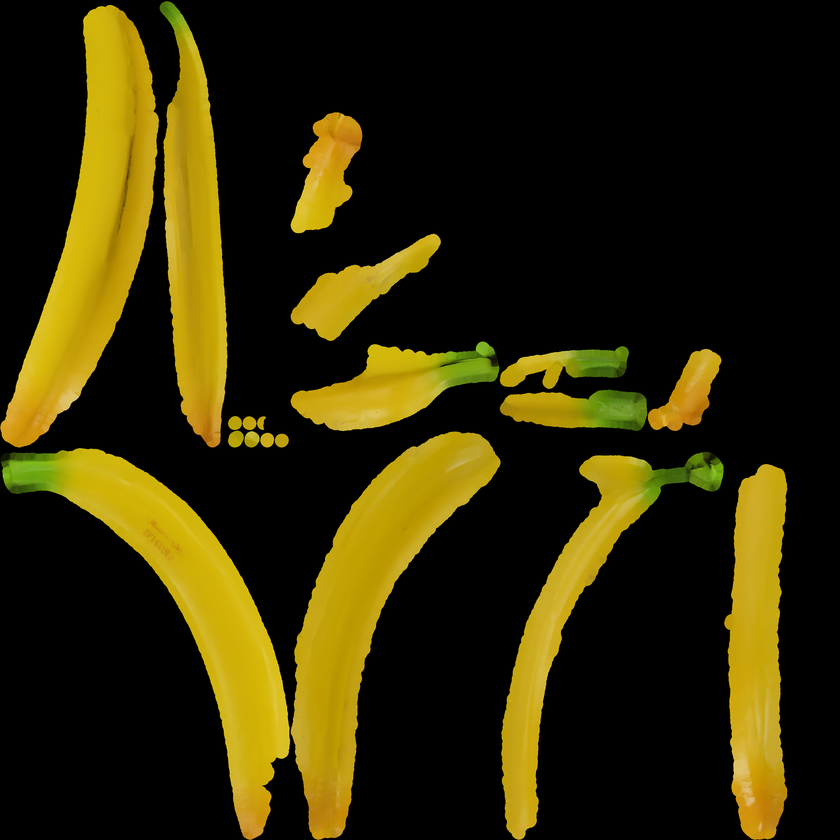
#> input picture urdf_models/YcbBanana/texture_map.png, 840 x 840 px, shrunk from 4096 x 4096 before the run, found by its file name
$ python rgb2gray.py
#> lines starting #> are read from the running program, lines starting #| are printed output that depends on the picture
import cv2
path = 'texture_map.png'
srcImg = cv2.imread(path)
#> srcImg is the input picture: shape (840, 840, 3); mean B, G, R 4.6, 41.4, 48.8
imgGray = cv2.cvtColor(srcImg,cv2.COLOR_RGB2GRAY)
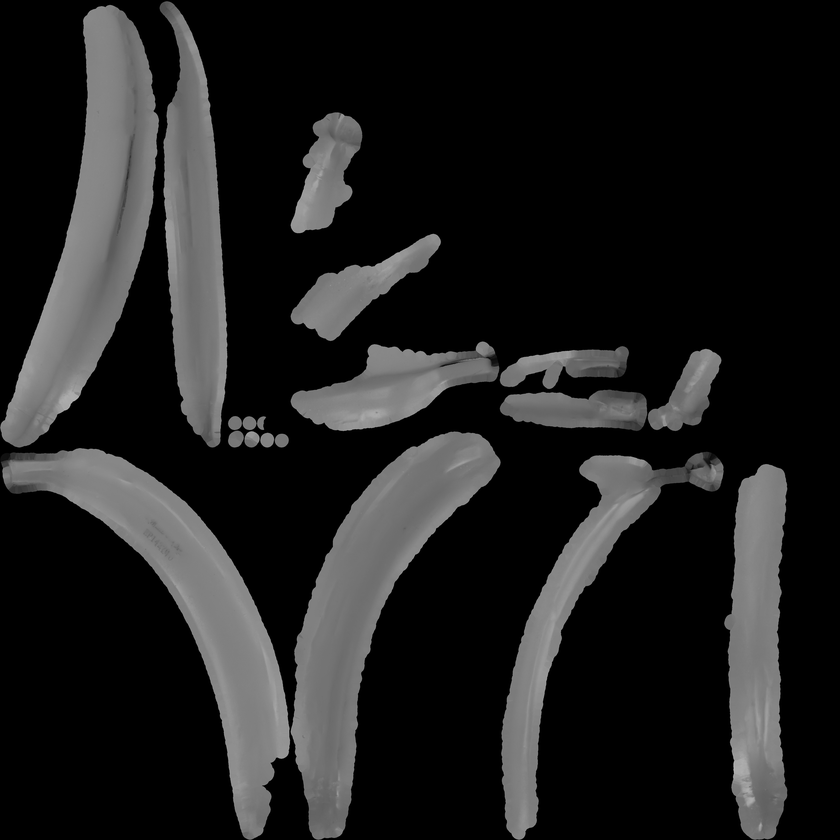
#> imgGray: shape (840, 840); min 0, max 184, mean 31.2
cv2.imwrite('texture-map2.png',imgGray)
